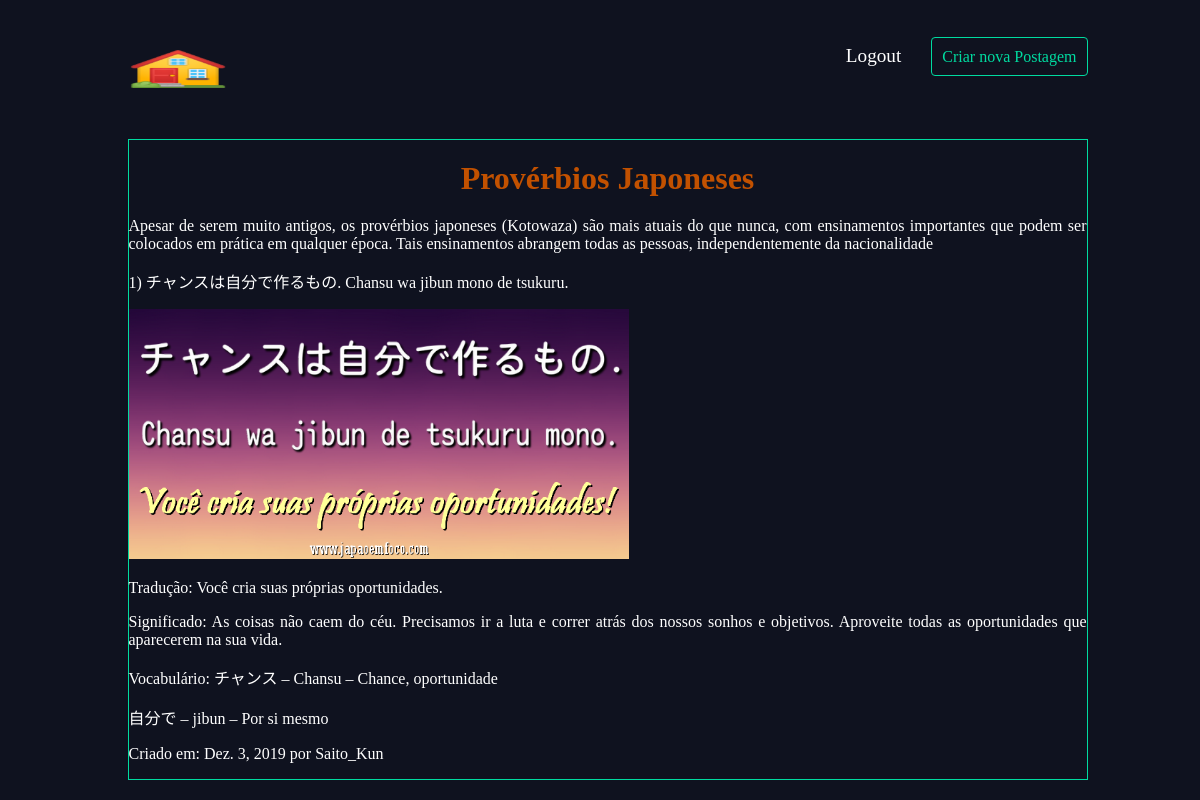
The page /blog/post/3/ (signed in) on the database its author committed.
### blog/models.py (models this page shows, shortened)
class Post(models.Model):
    titulo = models.CharField(max_length=255)
    resumo = RichTextField()
    conteudo = RichTextUploadingField()
    dt_cri_post = models.DateField(auto_now_add=True)
    autor = models.ForeignKey(User, default=None, on_delete=models.PROTECT)

### blog/views.py (the view)
# urls.py: path('post/<int:pk>/', views.post_detail, name='detail'),
def post_detail(request, pk):
    post = get_object_or_404(Post, pk=pk)
    return render(request, 'blog/post_detail.html', {'post': post})

### blog/templates/blog/post_detail.html
{% extends 'base_layout.html' %}
{% block content %}
<div class="article-detail">
    <div class="article">
        <h2> {{ post.titulo }}</h2>
         <p> {{ post.resumo|safe }} </p>
         <p> {{ post.conteudo|safe}} </p>
        <p> Criado em: {{ post.dt_cri_post }} por {{post.autor}}</p>
    </div>
</div>
{% endblock %}

### assets/style.css (style rules this page uses)
body { background-color: #0f121f; background-image: url(); color: #fff; padding-left: 15px; }
body * { font-family: 'Times New Roman', Times, serif; }
h1, h2 { color: #C25100; font-family: 'Lobster', cursive; }
.article { padding: 10px; border: 1px solid #00dba0; position: relative; padding-bottom: 40px; }
.article h2 { font-size: 1.2em; }
.article-detail .article { padding: 0; }
.article-detail .article img { max-width: 100%; }
.article-detail .article h2 { text-align: center; margin: 20px auto; font-size: 2em; }
.article-detail .article p { text-align: justify; }

### rows shown on the page
Post: titulo "Provérbios Japoneses", resumo "Apesar de serem muito antigos, os provérbios japoneses (Kotowaza) são mais atuais do que nunca, com ensinamentos importantes que podem ser colocados em prática em qualquer época. Tais ensinamentos abrangem todas as pessoas, independentemente da nacionalidade", conteudo "1) チャンスは自分で作るもの. Chansu wa jibun mono de tsukuru. Tradução: Você cria suas próprias oportunidades. Significado: As coisas não caem do céu. Precisamos ir a luta e correr atrás dos nossos sonhos e objetivos. Aproveite todas as oportunidades que aparecerem na sua vida. Vocabulário: チャンス – Chansu – Chance, oportunidade 自分で – jibun – Por si mesmo", conteudo (picture), dt_cri_post "Dez. 3, 2019", autor "Saito_Kun"
